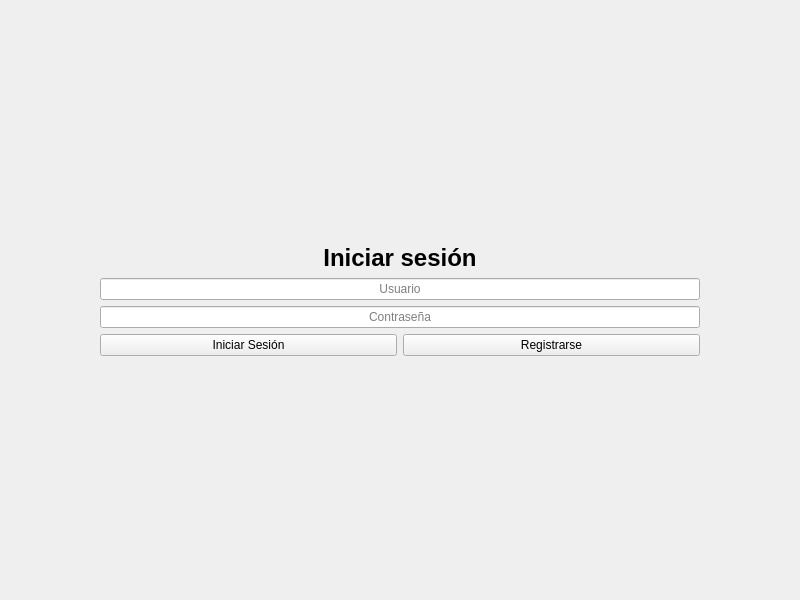
<?xml version="1.0" encoding="UTF-8"?>
<ui version="4.0">
 <class>MainWindow</class>
 <widget class="QMainWindow" name="MainWindow">
  <property name="geometry">
   <rect>
    <x>0</x>
    <y>0</y>
    <width>800</width>
    <height>600</height>
   </rect>
  </property>
  <property name="sizePolicy">
   <sizepolicy hsizetype="Fixed" vsizetype="Fixed">
    <horstretch>0</horstretch>
    <verstretch>0</verstretch>
   </sizepolicy>
  </property>
  <property name="windowTitle">
   <string>Netflix</string>
  </property>
  <widget class="QWidget" name="centralwidget">
   <layout class="QVBoxLayout" name="verticalLayout_2">
    <property name="leftMargin">
     <number>100</number>
    </property>
    <property name="topMargin">
     <number>100</number>
    </property>
    <property name="rightMargin">
     <number>100</number>
    </property>
    <property name="bottomMargin">
     <number>100</number>
    </property>
    <item>
     <layout class="QVBoxLayout" name="verticalLayout">
      <item>
       <spacer name="verticalSpacer">
        <property name="orientation">
         <enum>Qt::Orientation::Vertical</enum>
        </property>
        <property name="sizeHint" stdset="0">
         <size>
          <width>20</width>
          <height>40</height>
         </size>
        </property>
       </spacer>
      </item>
      <item>
       <widget class="QLabel" name="label">
        <property name="sizePolicy">
         <sizepolicy hsizetype="Preferred" vsizetype="Fixed">
          <horstretch>0</horstretch>
          <verstretch>0</verstretch>
         </sizepolicy>
        </property>
        <property name="font">
         <font>
          <pointsize>18</pointsize>
          <bold>true</bold>
         </font>
        </property>
        <property name="text">
         <string>Iniciar sesión</string>
        </property>
        <property name="alignment">
         <set>Qt::AlignmentFlag::AlignCenter</set>
        </property>
       </widget>
      </item>
      <item>
       <widget class="QLineEdit" name="lineEdit">
        <property name="inputMask">
         <string/>
        </property>
        <property name="text">
         <string/>
        </property>
        <property name="alignment">
         <set>Qt::AlignmentFlag::AlignCenter</set>
        </property>
        <property name="placeholderText">
         <string>Usuario</string>
        </property>
       </widget>
      </item>
      <item>
       <widget class="QLineEdit" name="lineEdit_2">
        <property name="inputMask">
         <string/>
        </property>
        <property name="text">
         <string/>
        </property>
        <property name="alignment">
         <set>Qt::AlignmentFlag::AlignCenter</set>
        </property>
        <property name="placeholderText">
         <string>Contraseña</string>
        </property>
       </widget>
      </item>
      <item>
       <layout class="QHBoxLayout" name="horizontalLayout">
        <item>
         <widget class="QPushButton" name="pushButton">
          <property name="text">
           <string>Iniciar Sesión</string>
          </property>
         </widget>
        </item>
        <item>
         <widget class="QPushButton" name="pushButton_2">
          <property name="text">
           <string>Registrarse</string>
          </property>
         </widget>
        </item>
       </layout>
      </item>
      <item>
       <spacer name="verticalSpacer_2">
        <property name="orientation">
         <enum>Qt::Orientation::Vertical</enum>
        </property>
        <property name="sizeHint" stdset="0">
         <size>
          <width>20</width>
          <height>40</height>
         </size>
        </property>
       </spacer>
      </item>
     </layout>
    </item>
   </layout>
  </widget>
 </widget>
 <resources/>
 <connections/>
</ui>
